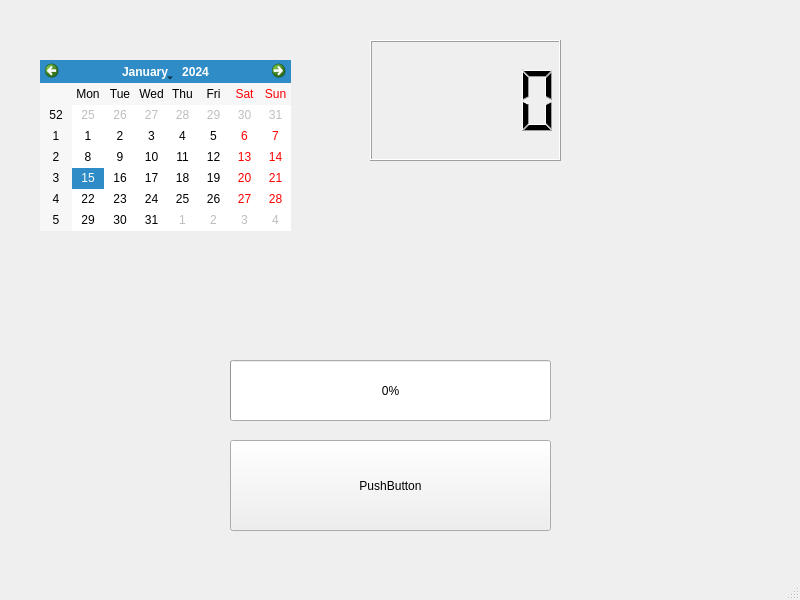
<?xml version="1.0" encoding="UTF-8"?>
<ui version="4.0">
 <class>MainWindow</class>
 <widget class="QMainWindow" name="MainWindow">
  <property name="geometry">
   <rect>
    <x>0</x>
    <y>0</y>
    <width>800</width>
    <height>600</height>
   </rect>
  </property>
  <property name="windowTitle">
   <string>MainWindow</string>
  </property>
  <widget class="QWidget" name="centralwidget">
   <widget class="QCalendarWidget" name="calendarWidget">
    <property name="geometry">
     <rect>
      <x>40</x>
      <y>60</y>
      <width>251</width>
      <height>171</height>
     </rect>
    </property>
   </widget>
   <widget class="QLCDNumber" name="lcdNumber">
    <property name="geometry">
     <rect>
      <x>370</x>
      <y>40</y>
      <width>191</width>
      <height>121</height>
     </rect>
    </property>
   </widget>
   <widget class="QProgressBar" name="progressBar">
    <property name="geometry">
     <rect>
      <x>230</x>
      <y>360</y>
      <width>321</width>
      <height>61</height>
     </rect>
    </property>
    <property name="value">
     <number>0</number>
    </property>
    <property name="alignment">
     <set>Qt::AlignCenter</set>
    </property>
   </widget>
   <widget class="QPushButton" name="pushButton">
    <property name="geometry">
     <rect>
      <x>230</x>
      <y>440</y>
      <width>321</width>
      <height>91</height>
     </rect>
    </property>
    <property name="text">
     <string>PushButton</string>
    </property>
   </widget>
   <widget class="QLabel" name="label">
    <property name="geometry">
     <rect>
      <x>230</x>
      <y>270</y>
      <width>321</width>
      <height>81</height>
     </rect>
    </property>
    <property name="text">
     <string/>
    </property>
   </widget>
  </widget>
  <widget class="QMenuBar" name="menubar">
   <property name="geometry">
    <rect>
     <x>0</x>
     <y>0</y>
     <width>800</width>
     <height>22</height>
    </rect>
   </property>
  </widget>
  <widget class="QStatusBar" name="statusbar"/>
 </widget>
 <resources/>
 <connections/>
</ui>
